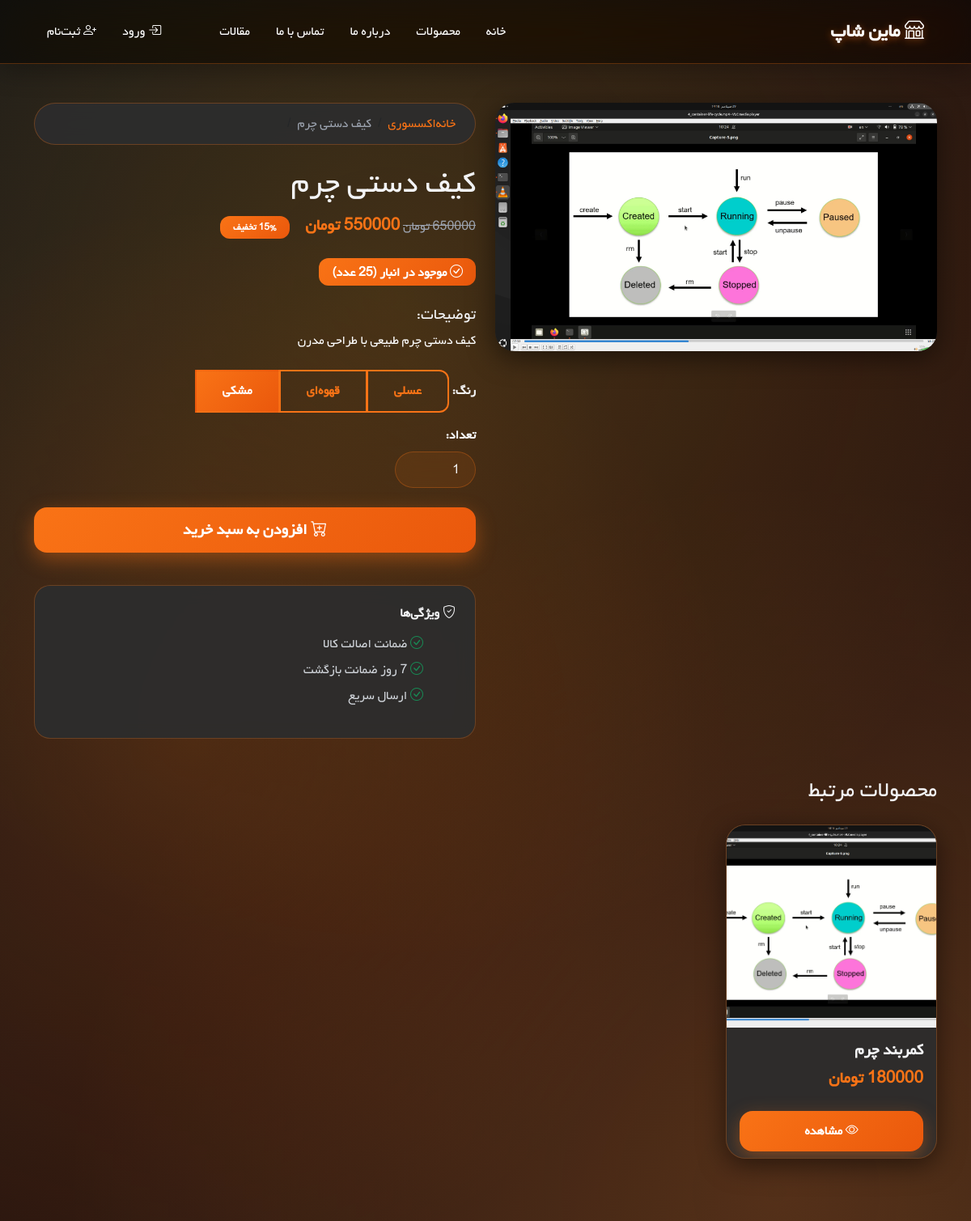
Page /product/کیف-دستی-چرم/ (upper part) on the earlier database version.
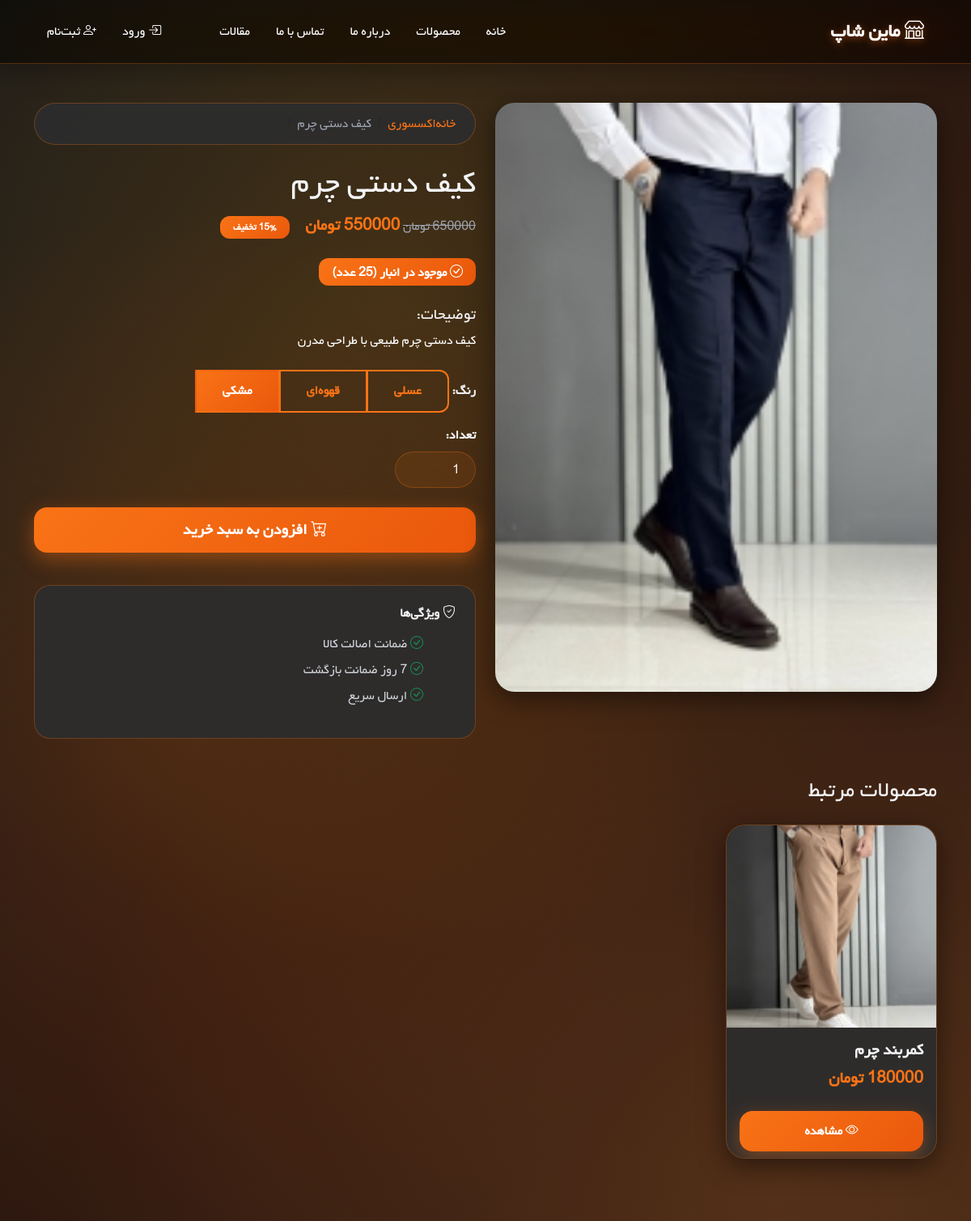
Same page on the later database version.
### shop/models.py (models this page shows, shortened)
class Product(models.Model):
    SIZE_CHOICES = [
        ('XS', 'XS'),
        ('S', 'S'),
        ('M', 'M'),
        ('L', 'L'),
        ('XL', 'XL'),
        ('XXL', 'XXL'),
    ]
    category = models.ForeignKey(Category, on_delete=models.CASCADE,
                                  related_name='products', verbose_name='دسته‌بندی')
    name = models.CharField(max_length=200, verbose_name='نام محصول')
    slug = models.SlugField(max_length=200, unique=True, allow_unicode=True)
    description = models.TextField(verbose_name='توضیحات')
    price = models.DecimalField(max_digits=12, decimal_places=0, verbose_name='قیمت (تومان)')
    discount_price = models.DecimalField(max_digits=12, decimal_places=0,
                                          blank=True, null=True, verbose_name='قیمت با تخفیف')
    image = models.ImageField(upload_to='products/', blank=True, null=True, verbose_name='تصویر اصلی')
    image2 = models.ImageField(upload_to='products/', blank=True, null=True, verbose_name='تصویر دوم')
    image3 = models.ImageField(upload_to='products/', blank=True, null=True, verbose_name='تصویر سوم')
    stock = models.PositiveIntegerField(default=0, verbose_name='موجودی')
    available = models.BooleanField(default=True, verbose_name='موجود')
    sizes = models.CharField(max_length=50, blank=True, verbose_name='سایزهای موجود',
                              help_text='مثال: S,M,L,XL')
    colors = models.CharField(max_length=200, blank=True, verbose_name='رنگ‌های موجود',
                               help_text='مثال: قرمز,آبی,سبز')
    is_featured = models.BooleanField(default=False, verbose_name='ویژه')
    created_at = models.DateTimeField(auto_now_add=True)
    updated_at = models.DateTimeField(auto_now=True)
    class Meta:
        verbose_name = 'محصول'
        verbose_name_plural = 'محصولات'
        ordering = ['-created_at']
    def get_discount_percent(self):
        if self.discount_price and self.price > 0:
            return int((1 - self.discount_price / self.price) * 100)
        return 0
    def get_sizes_list(self):
        return [s.strip() for s in self.sizes.split(',') if s.strip()]
    def get_colors_list(self):
        return [c.strip() for c in self.colors.split(',') if c.strip()]

class Category(models.Model):
    name = models.CharField(max_length=200, verbose_name='نام دسته‌بندی')
    slug = models.SlugField(max_length=200, unique=True, allow_unicode=True)
    description = models.TextField(blank=True, verbose_name='توضیحات')
    image = models.ImageField(upload_to='categories/', blank=True, null=True, verbose_name='تصویر')
    created_at = models.DateTimeField(auto_now_add=True)
    class Meta:
        verbose_name = 'دسته‌بندی'
        verbose_name_plural = 'دسته‌بندی‌ها'
        ordering = ['name']

### shop/views.py (the view)
# urls.py: path('product/<path:slug>/', views.product_detail, name='product_detail'),
def product_detail(request, slug):
    product = get_object_or_404(Product, slug=slug, available=True)
    related_products = Product.objects.filter(
        category=product.category,
        available=True
    ).exclude(id=product.id)[:4]
    context = {
        'product': product,
        'related_products': related_products,
    }
    return render(request, 'shop/product_detail.html', context)

### shop/context_processors.py (called while the page is built, shortened)
def cart_count(request):
    count = 0
    return {'cart_items_count': count}

### templates/shop/product_detail.html (shortened to what the changed rows need)
{% extends 'base.html' %}
{% block content %}
<div class="container my-5">
    <div class="row">
        <div class="col-md-6">
            <div class="card border-0 product-image-main">
                {% if product.image %}
                    <img src="{{ product.image.url }}" class="card-img-top rounded" alt="{{ product.name }}">
                {% else %}
                    <img src="https://via.placeholder.com/600x600?text={{ product.name }}" class="card-img-top rounded" alt="{{ product.name }}">
                {% endif %}
            </div>
        </div>
        <div class="col-md-6">
            <nav aria-label="breadcrumb">
                <ol class="breadcrumb">
                    <li class="breadcrumb-item"><a href="{% url 'shop:home' %}">خانه</a></li>
                    <li class="breadcrumb-item"><a href="{% url 'shop:product_list_by_category' product.category.slug %}">{{ product.category.name }}</a></li>
                    <li class="breadcrumb-item active">{{ product.name }}</li>
                </ol>
            </nav>
            <h1 class="mb-3" style="color: var(--text-primary);">{{ product.name }}</h1>
            <div class="mb-4">
                {% if product.discount_price %}
                    <h3 class="price-old d-inline">{{ product.price|floatformat:0 }} تومان</h3>
                    <h2 class="price-new d-inline ms-3">{{ product.discount_price|floatformat:0 }} تومان</h2>
                    <span class="badge bg-danger ms-2">{{ product.get_discount_percent }}% تخفیف</span>
                {% else %}
                    <h2 class="price-new">{{ product.price|floatformat:0 }} تومان</h2>
                {% endif %}
            </div>
            <div class="mb-4">
                {% if product.stock > 0 %}
                    <span class="badge bg-success fs-6"><i class="bi bi-check-circle"></i> موجود در انبار ({{ product.stock }} عدد)</span>
                {% else %}
                    <span class="badge bg-danger fs-6"><i class="bi bi-x-circle"></i> ناموجود</span>
                {% endif %}
            </div>
            <div class="mb-4">
                <h5>توضیحات:</h5>
                <p class="text-white">{{ product.description }}</p>
            </div>
            {% if product.stock > 0 %}
            <form method="post" action="{% url 'shop:add_to_cart' product.id %}">
                {% if product.get_colors_list %}
                <div class="mb-3">
                </div>
                {% endif %}
                <div class="mb-4">
                </div>
                <button type="submit" class="btn btn-primary btn-lg w-100 mb-3">
                </button>
            </form>
            {% else %}
            <button class="btn btn-secondary btn-lg w-100" disabled>
                <i class="bi bi-x-circle"></i> ناموجود
            </button>
            {% endif %}
            <div class="product-features mt-4">
                <h6 class="fw-bold mb-3"><i class="bi bi-shield-check"></i> ویژگی‌ها</h6>
                <ul class="list-unstyled">
                </ul>
            </div>
        </div>
    </div>
    {% if related_products %}
    <section class="mt-5">
        <div class="row g-4">
            {% for product in related_products %}
            <div class="col-md-3 col-sm-6">
                <div class="card product-card h-100">
                    <div class="position-relative">
                        {% if product.image %}
                            <img src="{{ product.image.url }}" class="card-img-top product-img" alt="{{ product.name }}">
                        {% else %}
                            <img src="https://via.placeholder.com/300x300?text={{ product.name }}" class="card-img-top product-img" alt="{{ product.name }}">
                        {% endif %}
                    </div>
                    <div class="card-body">
                        <h5 class="card-title">{{ product.name }}</h5>
                        <div>
                            {% if product.discount_price %}
                                <span class="price-old">{{ product.price|floatformat:0 }} تومان</span><br>
                                <span class="price-new">{{ product.discount_price|floatformat:0 }} تومان</span>
                            {% else %}
                                <span class="price-new">{{ product.price|floatformat:0 }} تومان</span>
                            {% endif %}
                        </div>
                    </div>
                    <div class="card-footer border-0" style="background: transparent;">
                        <a href="{% url 'shop:product_detail' product.slug %}" class="btn btn-primary w-100">
                            <i class="bi bi-eye"></i> مشاهده
                        </a>
                    </div>
                </div>
            </div>
            {% endfor %}
        </div>
    </section>
    {% endif %}
</div>
{% endblock %}

Differences in the rows shown:
changed Product "کیف دستی چرم": image: a different picture
changed Product "کمربند چرم": image: a different picture
